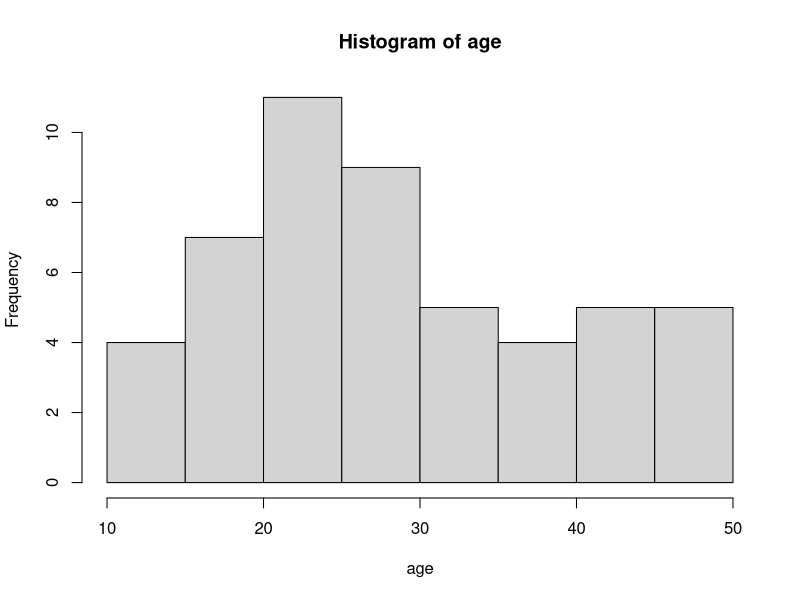

R code for this plot: (Note: this script raises an error after producing the figure.)
# African Elephant Data
rdu<-function(n,lower,upper) sample(lower:upper,n,replace=T)

N=50
set.seed(4343)
age=rdu(N, lower=10, upper=50)
table(age)
hist(age)

latitude = runif(n,-30,10)


beta0 = 13000 #(males) lbs
beta1 =  0 # age
beta2 = -150

mu=beta0+beta1*age+beta2*latitude

sigma=20

set.seed(134312)
y=rnorm(N, mean=mu,sd=sigma)


#these are observed weights
y

dat=data.frame(y,age,latitude)
colnames(dat)=c("weight","age.years","lat")

write.csv(dat, file="elephant.study.csv",row.names = FALSE)
